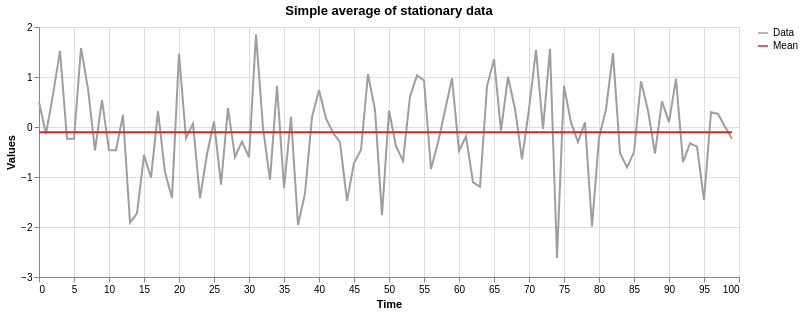

Notebook code cell kept with this figure:
### Markdown cell above
## Simple smoothing techniques

The simplest smoothing techniques are:

1. Simple average
2. Moving average
3. Weighted moving average

### Simple average

- The most conservative way to represent the stationary data above is through its **mean**.
- The mean can also be used to predict future values of the series.
- This representation is called the *simple average*.

### Code cell
noise_avg = np.full(len(time), noise.mean())   # the mean, repeated for every time step

overlay(time, {"Data": noise, "Mean": noise_avg}, "Simple average of stationary data")

### Figure 1 — Vega-Lite specification as saved in the notebook (floating-point values rounded to 4 significant figures; data arrays with more than 128 entries replaced by an {"elided": "..."} marker saying what was removed)
{"config": {"view": {"continuousWidth": 300, "continuousHeight": 300}}, "data": {"name": "data-2fa45b2945daaa01ef9393e311e9e65c"}, "mark": {"type": "line", "strokeWidth": 2}, "encoding": {"color": {"field": "series", "scale": {"domain": ["Data", "Mean"], "range": ["#9e9e9e", "#d62728"]}, "title": null, "type": "nominal"}, "tooltip": [{"field": "x", "title": "Time", "type": "quantitative"}, {"field": "series", "type": "nominal"}, {"field": "value", "format": ".2f", "type": "quantitative"}], "x": {"field": "x", "title": "Time", "type": "quantitative"}, "y": {"field": "value", "scale": {"zero": false}, "title": "Values", "type": "quantitative"}}, "height": 250, "title": "Simple average of stationary data", "width": 700, "$schema": "https://vega.github.io/schema/vega-lite/v6.4.1.json", "datasets": {"data-2fa45b2945daaa01ef9393e311e9e65c": {"elided": "200 records"}}}
